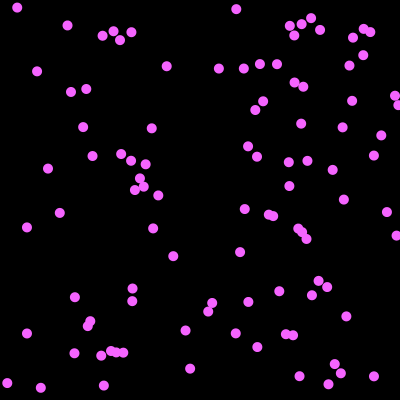
Frame 1 (no input)
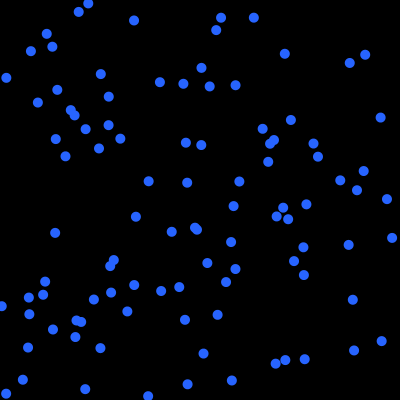
Frame 60 (the mouse pressed at the canvas centre just before this capture)
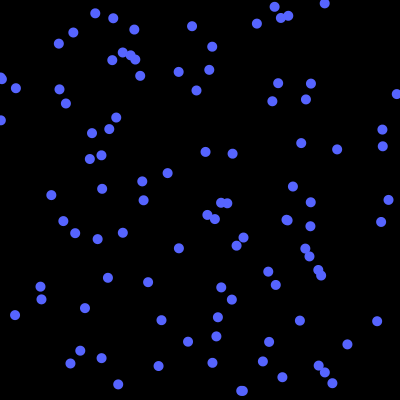
Frame 120 (the mouse held since frame 60 and released just before this capture)

The Processing sketch that drew these frames (run headless with seeded random() and noise(); from frame 60 on, the mouse is pressed at the canvas centre):

// Processing sketch: processing_152079
// ── processing_152079.pde

ArrayList<Float> x;
ArrayList<Float> y;
ArrayList<Float> vx;
ArrayList<Float> vy;


void setup() {
  size(400, 400);
  x = new ArrayList<Float>();
  y = new ArrayList<Float>();
  vx = new ArrayList<Float>();
  vy = new ArrayList<Float>();


  //add 100 particles
  for (int i = 0; i < 100; ++i) {
    x.add(random(width));
    y.add(random(height));
    vx.add(random(-5, 5));
    vy.add(random(-5, 5));
  }
}
void update() {
  for (int i = 0; i < x.size (); ++i) {
    x.set(i, x.get(i) + vx.get(i));
    y.set(i, y.get(i) + vy.get(i));

    if (x.get(i) < 0 || x.get(i) > width || y.get(i) < 0 || y.get(i) > height) {
      x.set(i, random(width));
      y.set(i, random(height));
      vx.set(i, random(-5, 5));
      vy.set(i, random(-5, 5));
    }
  }
}

void draw() {
  background(0);   

noStroke();

  update();
   fill(random(255), 100, 255);
  for (int i = 0; i < x.size (); i++) {
    ellipse(x.get(i), y.get(i), 10, 10);
  }
}
